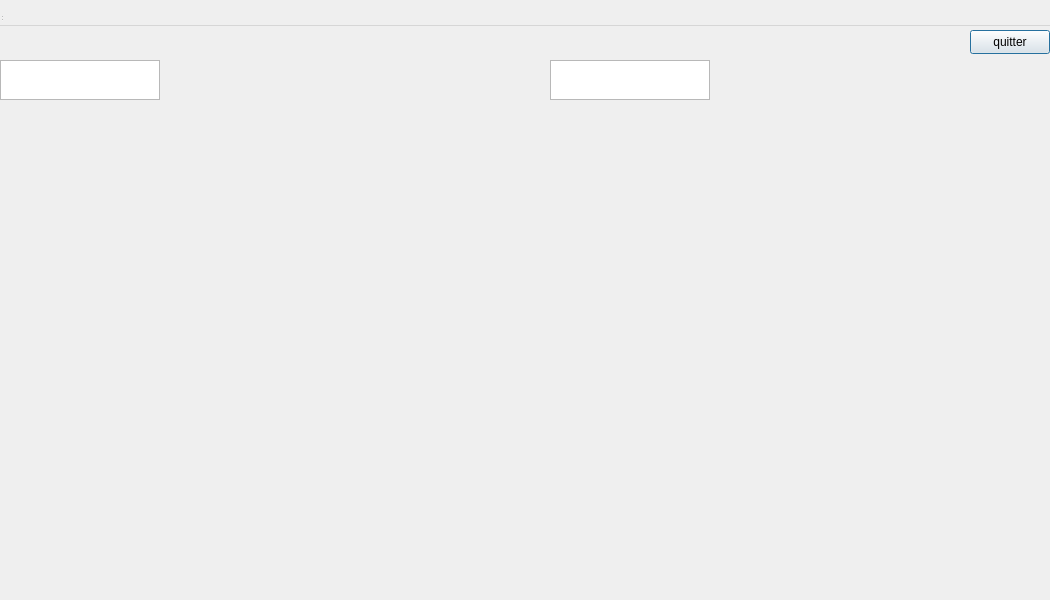
<?xml version="1.0" encoding="UTF-8"?>
<ui version="4.0">
 <class>BattleScreen</class>
 <widget class="QDialog" name="BattleScreen">
  <property name="geometry">
   <rect>
    <x>0</x>
    <y>0</y>
    <width>1050</width>
    <height>600</height>
   </rect>
  </property>
  <property name="windowTitle">
   <string>Bataille Navale</string>
  </property>
  <widget class="QMenuBar" name="menubar">
   <property name="geometry">
    <rect>
     <x>0</x>
     <y>0</y>
     <width>1050</width>
     <height>26</height>
    </rect>
   </property>
  </widget>
  <widget class="QStatusBar" name="statusbar">
   <property name="geometry">
    <rect>
     <x>0</x>
     <y>0</y>
     <width>3</width>
     <height>22</height>
    </rect>
   </property>
  </widget>
  <widget class="QPushButton" name="BoutonQuitter">
   <property name="geometry">
    <rect>
     <x>970</x>
     <y>30</y>
     <width>80</width>
     <height>24</height>
    </rect>
   </property>
   <property name="styleSheet">
    <string notr="true">font: 9pt &quot;Star Jedi&quot;;</string>
   </property>
   <property name="text">
    <string>quitter</string>
   </property>
  </widget>
  <widget class="QLabel" name="playergrid">
   <property name="geometry">
    <rect>
     <x>0</x>
     <y>100</y>
     <width>500</width>
     <height>500</height>
    </rect>
   </property>
   <property name="text">
    <string/>
   </property>
   <property name="pixmap">
    <pixmap resource="images.qrc">:/backgrounds/grid_background_2</pixmap>
   </property>
  </widget>
  <widget class="QLabel" name="aigrid">
   <property name="geometry">
    <rect>
     <x>550</x>
     <y>100</y>
     <width>500</width>
     <height>500</height>
    </rect>
   </property>
   <property name="text">
    <string/>
   </property>
   <property name="pixmap">
    <pixmap resource="images.qrc">:/backgrounds/grid_background_2</pixmap>
   </property>
  </widget>
  <widget class="QLabel" name="pdestroyer">
   <property name="geometry">
    <rect>
     <x>170</x>
     <y>40</y>
     <width>85</width>
     <height>40</height>
    </rect>
   </property>
   <property name="text">
    <string/>
   </property>
   <property name="pixmap">
    <pixmap resource="images.qrc">:/images/republic_destroyer</pixmap>
   </property>
  </widget>
  <widget class="QLabel" name="psubmarine">
   <property name="geometry">
    <rect>
     <x>180</x>
     <y>50</y>
     <width>125</width>
     <height>40</height>
    </rect>
   </property>
   <property name="text">
    <string/>
   </property>
   <property name="pixmap">
    <pixmap resource="images.qrc">:/images/republic_submarine</pixmap>
   </property>
  </widget>
  <widget class="QLabel" name="pcruiser">
   <property name="geometry">
    <rect>
     <x>170</x>
     <y>40</y>
     <width>125</width>
     <height>40</height>
    </rect>
   </property>
   <property name="text">
    <string/>
   </property>
   <property name="pixmap">
    <pixmap resource="images.qrc">:/images/republic_cruiser</pixmap>
   </property>
  </widget>
  <widget class="QLabel" name="pbattleship">
   <property name="geometry">
    <rect>
     <x>170</x>
     <y>40</y>
     <width>175</width>
     <height>40</height>
    </rect>
   </property>
   <property name="text">
    <string/>
   </property>
   <property name="pixmap">
    <pixmap resource="images.qrc">:/images/republic_battleship</pixmap>
   </property>
  </widget>
  <widget class="QLabel" name="pcarrier">
   <property name="geometry">
    <rect>
     <x>170</x>
     <y>40</y>
     <width>220</width>
     <height>40</height>
    </rect>
   </property>
   <property name="text">
    <string/>
   </property>
   <property name="pixmap">
    <pixmap resource="images.qrc">:/images/republic_carrier</pixmap>
   </property>
  </widget>
  <widget class="QLabel" name="background">
   <property name="geometry">
    <rect>
     <x>0</x>
     <y>0</y>
     <width>1050</width>
     <height>600</height>
    </rect>
   </property>
   <property name="text">
    <string/>
   </property>
   <property name="pixmap">
    <pixmap resource="images.qrc">:/backgrounds/window_battlescreen_1</pixmap>
   </property>
  </widget>
  <widget class="QTextBrowser" name="textPlayer">
   <property name="geometry">
    <rect>
     <x>0</x>
     <y>60</y>
     <width>160</width>
     <height>40</height>
    </rect>
   </property>
   <property name="autoFillBackground">
    <bool>false</bool>
   </property>
   <property name="styleSheet">
    <string notr="true">font: 12pt &quot;Star Jedi&quot;;
background-image: url(:/backgrounds/windows_background_1);</string>
   </property>
   <property name="html">
    <string>&lt;!DOCTYPE HTML PUBLIC &quot;-//W3C//DTD HTML 4.0//EN&quot; &quot;http://www.w3.org/TR/REC-html40/strict.dtd&quot;&gt;
&lt;html&gt;&lt;head&gt;&lt;meta name=&quot;qrichtext&quot; content=&quot;1&quot; /&gt;&lt;style type=&quot;text/css&quot;&gt;
p, li { white-space: pre-wrap; }
&lt;/style&gt;&lt;/head&gt;&lt;body style=&quot; font-family:'Star Jedi'; font-size:12pt; font-weight:400; font-style:normal;&quot;&gt;
&lt;p style=&quot; margin-top:0px; margin-bottom:0px; margin-left:0px; margin-right:0px; -qt-block-indent:0; text-indent:0px;&quot;&gt;&lt;span style=&quot; color:#ffffff;&quot;&gt;Joueur&lt;/span&gt;&lt;/p&gt;&lt;/body&gt;&lt;/html&gt;</string>
   </property>
  </widget>
  <widget class="QTextBrowser" name="textAI">
   <property name="geometry">
    <rect>
     <x>550</x>
     <y>60</y>
     <width>160</width>
     <height>40</height>
    </rect>
   </property>
   <property name="autoFillBackground">
    <bool>false</bool>
   </property>
   <property name="styleSheet">
    <string notr="true">font: 12pt &quot;Star Jedi&quot;;
background-image: url(:/backgrounds/windows_background_1);</string>
   </property>
   <property name="html">
    <string>&lt;!DOCTYPE HTML PUBLIC &quot;-//W3C//DTD HTML 4.0//EN&quot; &quot;http://www.w3.org/TR/REC-html40/strict.dtd&quot;&gt;
&lt;html&gt;&lt;head&gt;&lt;meta name=&quot;qrichtext&quot; content=&quot;1&quot; /&gt;&lt;style type=&quot;text/css&quot;&gt;
p, li { white-space: pre-wrap; }
&lt;/style&gt;&lt;/head&gt;&lt;body style=&quot; font-family:'Star Jedi'; font-size:12pt; font-weight:400; font-style:normal;&quot;&gt;
&lt;p style=&quot; margin-top:0px; margin-bottom:0px; margin-left:0px; margin-right:0px; -qt-block-indent:0; text-indent:0px;&quot;&gt;&lt;span style=&quot; color:#ffffff;&quot;&gt;ia&lt;/span&gt;&lt;/p&gt;&lt;/body&gt;&lt;/html&gt;</string>
   </property>
  </widget>
  <zorder>background</zorder>
  <zorder>menubar</zorder>
  <zorder>statusbar</zorder>
  <zorder>BoutonQuitter</zorder>
  <zorder>playergrid</zorder>
  <zorder>aigrid</zorder>
  <zorder>pdestroyer</zorder>
  <zorder>psubmarine</zorder>
  <zorder>pcruiser</zorder>
  <zorder>pbattleship</zorder>
  <zorder>pcarrier</zorder>
  <zorder>textPlayer</zorder>
  <zorder>textAI</zorder>
 </widget>
 <resources>
  <include location="images.qrc"/>
 </resources>
 <connections/>
</ui>
